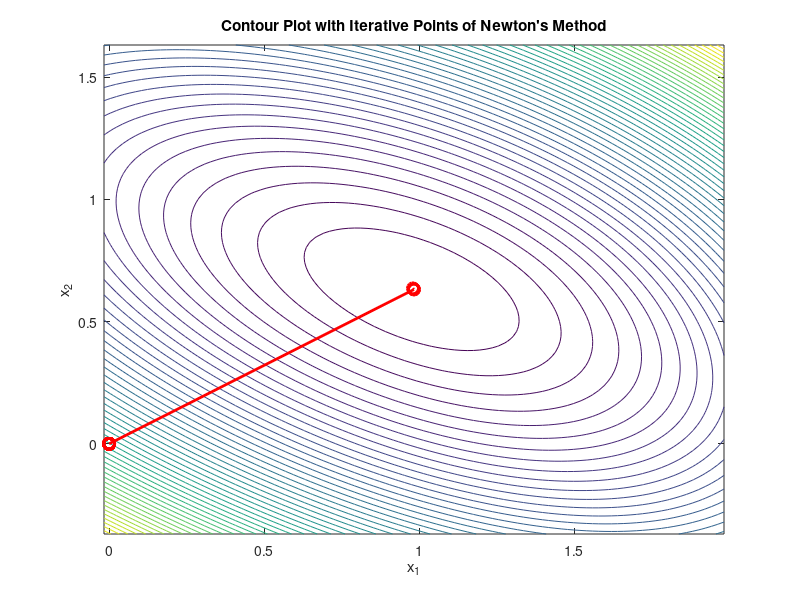
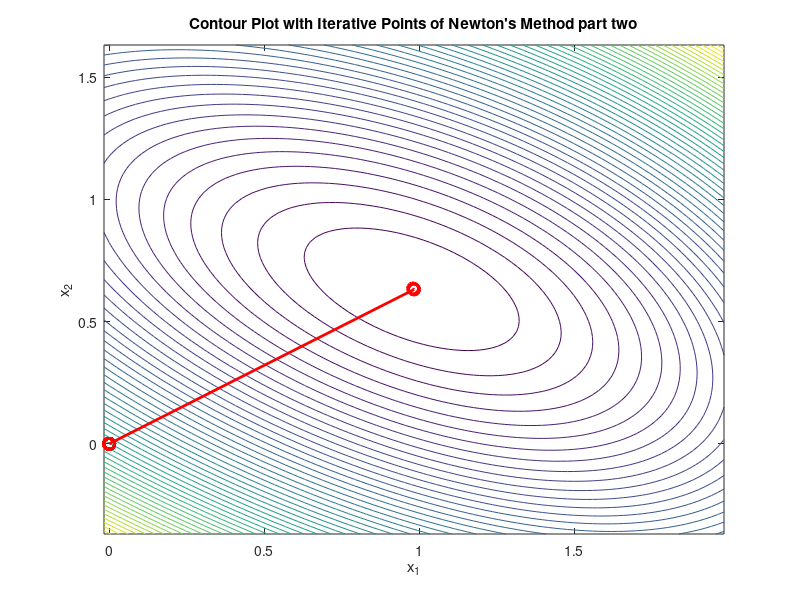

The MATLAB script that drew these images, in order:
% Newton's Method for optimization

% Define the optimization function with its variables
f = @(x) exp(x(1)) + 3*x(2)^2 - 0.1 + exp(-x(1)) - 0.1 + (x - [1;1])' * [sqrt(7), 3; 3, 5] * (x - [1;1]);
% Define the gradient of the function
grad_f = @(x) [exp(x(1)) - exp(-x(1)) + 2*(sqrt(7)*(x(1)-1) + 3*(x(2)-1)); 6*x(2) + 2*(3*(x(1)-1) + 5*(x(2)-1))];
% Define the Hessian matrix of the function
hess_f = @(x) [exp(x(1)) + exp(-x(1)) + 2*sqrt(7), 6; 6, 12];

% Initialization
x0 = [2; -2]; % Initial guess for the solution
N = 100; 
tol = 1e-4; 
iteration_points = zeros(2, N);
breaking_point = N;
x = x0; 
for k = 1:N 
    g = grad_f(x); 
    H = hess_f(x); 
    
    % Newton update rule: x_new = x - inv(H)*g
    x_new = x - H\g; 
    iteration_points(:, k) = x;
    if norm(x_new - x) < tol
        breaking_point = k;
        break;
    end
    
    x = x_new; 
end

x_optimal = x; 

figure;
x1_values = linspace(min(x(1,:))-1, max(x(1,:))+1, 100);
x2_values = linspace(min(x(2,:))-1, max(x(2,:))+1, 100);
[X1, X2] = meshgrid(x1_values, x2_values);

% Evaluate the function on the grid
Z = arrayfun(@(x1, x2) f([x1; x2]), X1, X2);

% Generate the contour plot
contour(X1, X2, Z, 50); 
hold on;

% Plot the iterative points
plot(iteration_points(1,10:2:end), iteration_points(2,10:2:end), 'ro-', 'LineWidth', 2, 'MarkerSize', 8);
xlabel('x_1');
ylabel('x_2');
title('Contour Plot with Iterative Points of Newton''s Method');
hold off;






% Newton's Method with Damping (Backtracking Line Search)
alpha = 0.5; 
beta = 0.5; 
t = 1;  %Using t in place of s
iteration_points_2 = zeros(2, N);
breaking_point_2 = N;

x = x0; 
for k = 1:N 
    g = grad_f(x); 
    H = hess_f(x); 
    v = -H\g; 
    f0 = f(x); 
    
    % Backtracking line search to find the step size t
    while f(x + t*v) > f0 + alpha*t*g'*v % Check the Armijo condition
        t = beta*t;
    end
    
    x_new = x + t*v; % Update x with the found step size
    iteration_points_2(:, k) = x;
    % If the change in x is less than the tolerance, stop the iteration
    if norm(x_new - x) < tol
        breaking_point_2 = k;
        break;
    end
    
    x = x_new; % Update x for the next iteration
end

x_optimal_damped = x; % The optimal solution found by Newton's method with damping

figure;
% Define the grid for contour plot
x1_values = linspace(min(x(1,:))-1, max(x(1,:))+1, 100);
x2_values = linspace(min(x(2,:))-1, max(x(2,:))+1, 100);
[X1, X2] = meshgrid(x1_values, x2_values);

% Evaluate the function on the grid
Z = arrayfun(@(x1, x2) f([x1; x2]), X1, X2);

% Generate the contour plot
contour(X1, X2, Z, 50);
hold on;

% Plot the iterative points
plot(iteration_points(1,10:2:end), iteration_points(2,10:2:end), 'ro-', 'LineWidth', 2, 'MarkerSize', 8);
xlabel('x_1');
ylabel('x_2');
title('Contour Plot with Iterative Points of Newton''s Method part two');
hold off;



